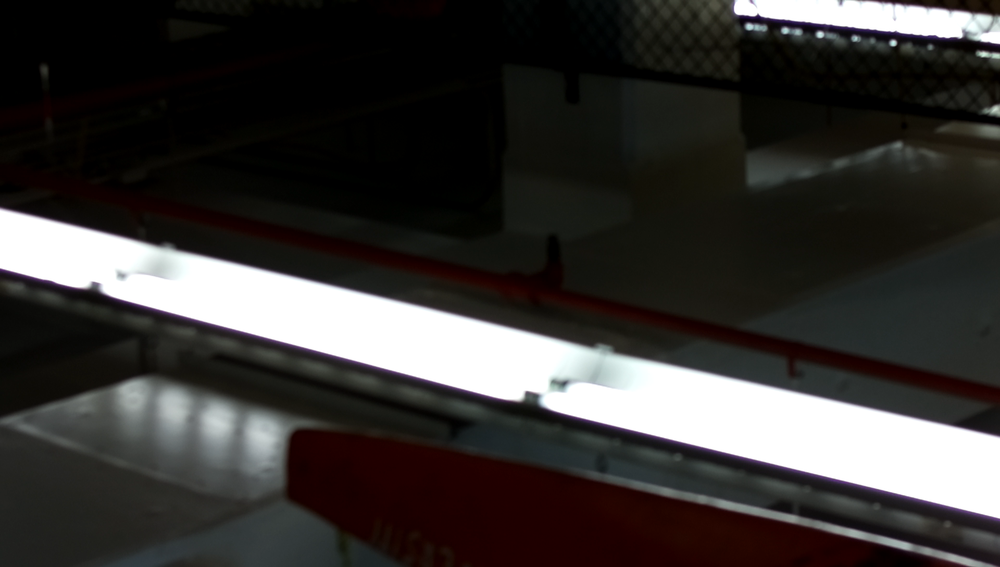
#> input picture ObjectDetection/image0.png, 1000 x 567 px, shrunk from 1920 x 1088 before the run, given in place of the camera
$ python main.py
#> lines starting #> are read from the running program, lines starting #| are printed output that depends on the picture; after the words box and inside, x2 and y2 are one past the last pixel; in counts of white or black regions, pixels touching at a corner belong together
import cv2
import numpy as np

from threading import Thread

# [6 lines of commented-out code are left out]
cv2.namedWindow('Track')

#trackbar
def track(x):
    pass
cv2.createTrackbar('Hmin', 'Track', 0, 179, track);
cv2.createTrackbar('Hmax', 'Track', 10, 179, track);
cv2.createTrackbar('Smin', 'Track', 0, 255, track);
cv2.createTrackbar('Smax', 'Track', 255, 255, track);
cv2.createTrackbar('Vmin', 'Track', 0, 255, track);
cv2.createTrackbar('Vmax', 'Track', 255, 255, track);


# for webcam
# cap = cv2.VideoCapture(0)

# for usb-camera (PS3)
cap = cv2.VideoCapture(1)

while True:
    #webcam

    _, frame = cap.read()
#> frame is the input picture: shape (567, 1000, 3); mean B, G, R 52.5, 54.4, 57.1
    hsv_frame = cv2.cvtColor(frame, cv2.COLOR_BGR2HSV)
#> hsv_frame: shape (567, 1000, 3); mean H, S, V 31.7, 83.4, 58.6

    #image = cv2.imread("buoy.jpg");
    h_min = cv2.getTrackbarPos('Hmin', 'Track')
    h_max = cv2.getTrackbarPos('Hmax', 'Track')
    s_min = cv2.getTrackbarPos('Smin', 'Track')
    s_max = cv2.getTrackbarPos('Smax', 'Track')
    v_min = cv2.getTrackbarPos('Vmin', 'Track')
    v_max = cv2.getTrackbarPos('Vmax', 'Track')
    # print(str(h_min) + " " + str(h_max) + " " + str(s_min) + " " + str(s_max) + " "+ str(v_min) + " " + str(v_max))

    lower = np.array([h_min, s_min, v_min])
    upper = np.array([h_max, s_max, v_max])
    #mask = cv2.inRange(hsvimg, lower, upper)
    mask2 = cv2.inRange(hsv_frame, lower, upper)
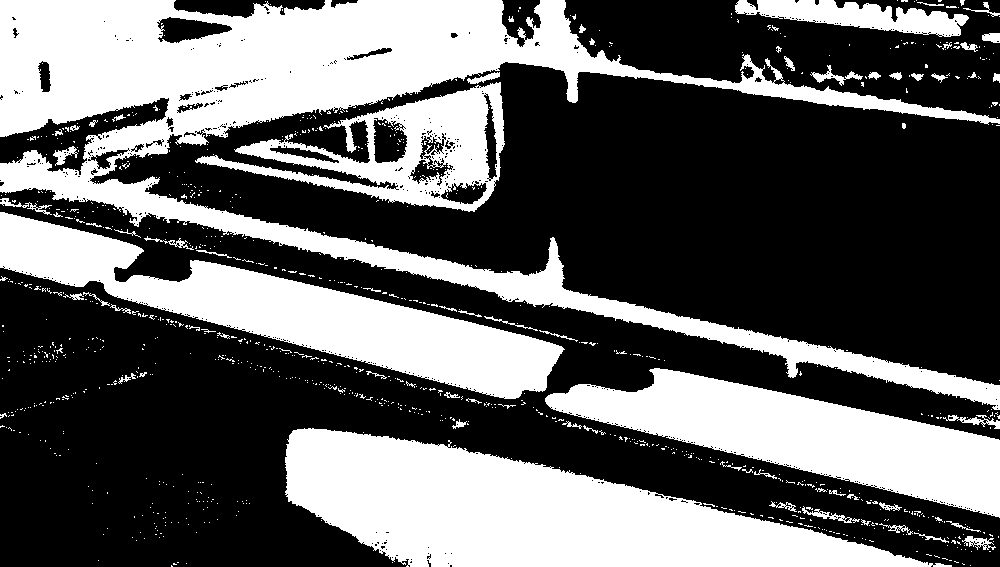
#> mask2: shape (567, 1000); 38.9% white; 969 white regions (894 under 20 px)
    cv2.imshow('Mask', mask2)

    contours, hierarchy = cv2.findContours(mask2.copy(), cv2.RETR_EXTERNAL, cv2.CHAIN_APPROX_SIMPLE)
#> contours = 929 contours, 887 with area under 20; largest, box (x1, y1, x2, y2) and area: (0, 0, 1000, 410) 85546, (285, 428, 952, 567) 47652, (0, 212, 565, 399) 31468, (545, 368, 1000, 518) 28506, (195, 82, 505, 212) 17302
    lists = list(contours)
#> lists has the same summary as contours
    lists.sort(key=cv2.contourArea, reverse=True)

    red_area = lists[0]
#> red_area = contour of 3117 points, box (x1, y1, x2, y2) (0, 0, 1000, 410), area 85546
    (xg, yg, wg, hg) = cv2.boundingRect(red_area)
#> xg = 0; yg = 0; wg = 1000; hg = 410
    cv2.rectangle(frame, (xg, yg), (xg + wg, yg + hg), (0, 255, 0), 3)
    #cv2.drawContours(frame, red_area, -1, (0, 255, 0), 3)
    #cv2.putText(frame, "Area: " + str(cv2.contourArea(red_area)), (xg, yg), cv2.FONT_HERSHEY_COMPLEX, 0.5, (255, 0, 0))

    print(str(wg*hg))
#| 410000

    red_area2 = lists[1]
#> red_area2 = contour of 643 points, box (x1, y1, x2, y2) (285, 428, 952, 567), area 47652
    (xg, yg, wg, hg) = cv2.boundingRect(red_area2)
#> xg = 285; yg = 428; wg = 667; hg = 139
    cv2.rectangle(frame, (xg, yg), (xg + wg, yg + hg), (0, 255, 0), 3)
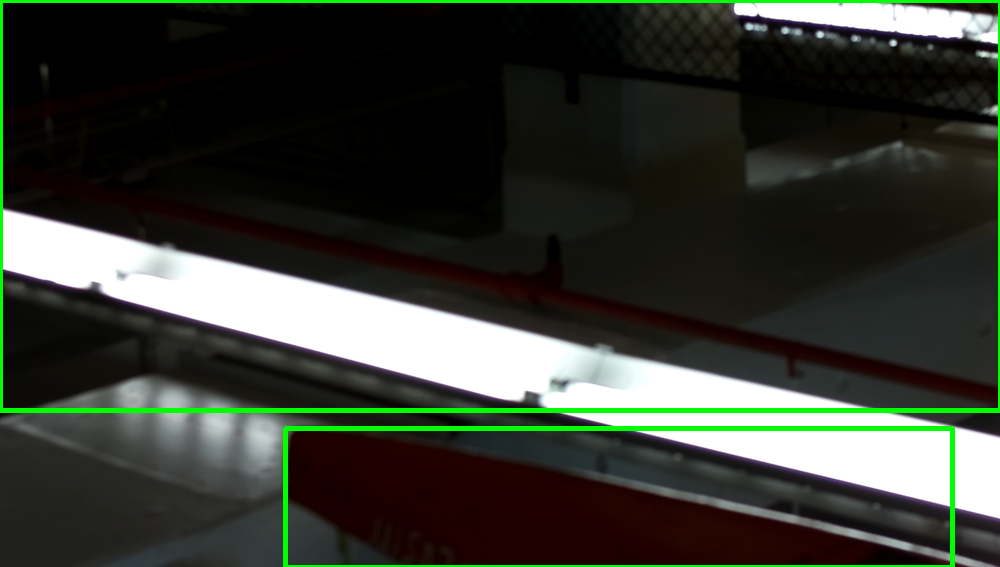
#> frame: shape (567, 1000, 3); mean B, G, R 49.8, 59, 54.4
    #cv2.drawContours(frame, red_area2, -1, (0, 255, 0), 3)
    #print(cv2.contourArea(red_area2))
    #cv2.putText(frame, "Area: " + str(cv2.contourArea(red_area2)), (xg, yg), cv2.FONT_HERSHEY_COMPLEX, 0.5, (255, 0, 0))

    cv2.imshow('Video', frame)


    #cv2.imshow('Original', image);


    if cv2.waitKey(1) & 0xFF == ord('q'):
#> (key q is pressed here)
        break

$ run again, on ObjectDetection/image1.png
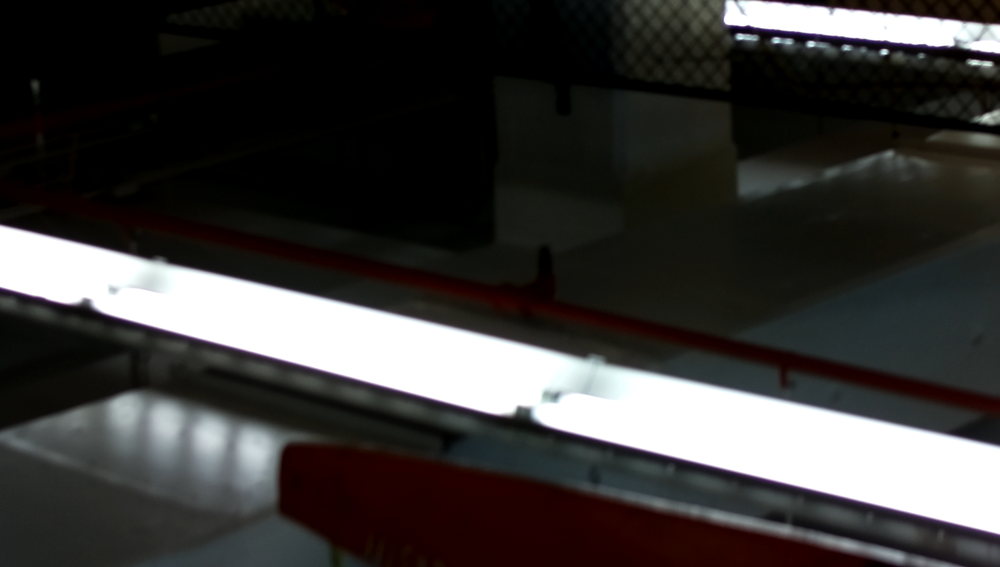
#> input picture ObjectDetection/image1.png, 1000 x 567 px, shrunk from 1920 x 1088 before the run, given in place of the camera
#> frame is the input picture: shape (567, 1000, 3); mean B, G, R 56.1, 57.5, 59.4
#> hsv_frame: shape (567, 1000, 3); mean H, S, V 34.5, 75.8, 61.5
#> `mask2 = cv2.inRange(hsv_frame, lower, upper)`:
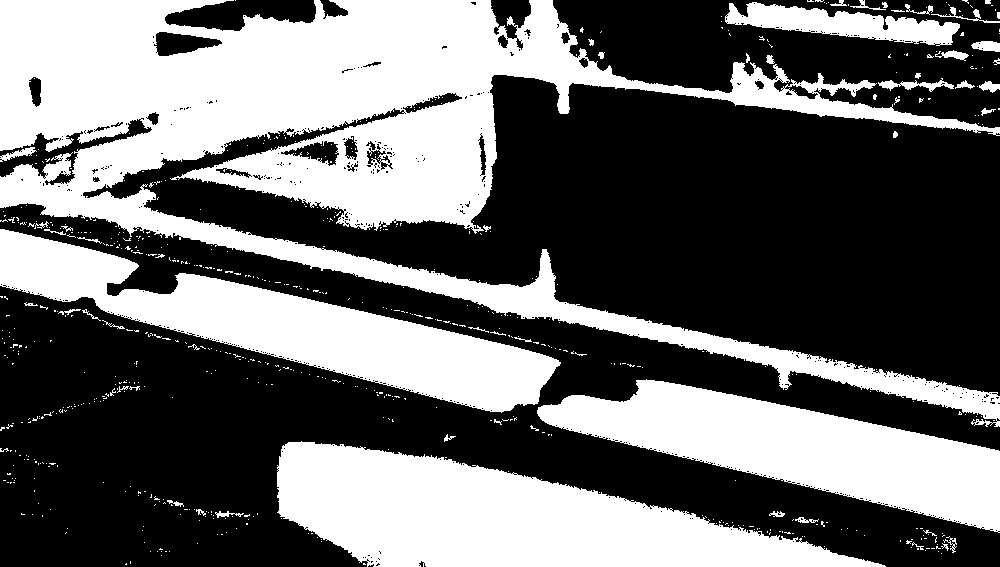
#> mask2: shape (567, 1000); 41.6% white; 650 white regions (595 under 20 px)
#> contours = 626 contours, 600 with area under 20; largest, box (x1, y1, x2, y2) and area: (0, 0, 1000, 427) 121150, (277, 441, 886, 567) 41434, (0, 229, 561, 413) 32478, (537, 379, 1000, 533) 30845, (725, 2, 960, 46) 4796
#> lists has the same summary as contours
#> red_area = contour of 3928 points, box (x1, y1, x2, y2) (0, 0, 1000, 427), area 121150
#> `(xg, yg, wg, hg) = cv2.boundingRect(red_area)`: xg = 0; wg = 1000; hg = 427
#| 427000
#> red_area2 = contour of 640 points, box (x1, y1, x2, y2) (277, 441, 886, 567), area 41434
#> `(xg, yg, wg, hg) = cv2.boundingRect(red_area2)`: xg = 277; yg = 441; wg = 609; hg = 126
#> `cv2.rectangle(frame, (xg, yg), (xg + wg, yg + hg), (0, 255, 0), 3)`:
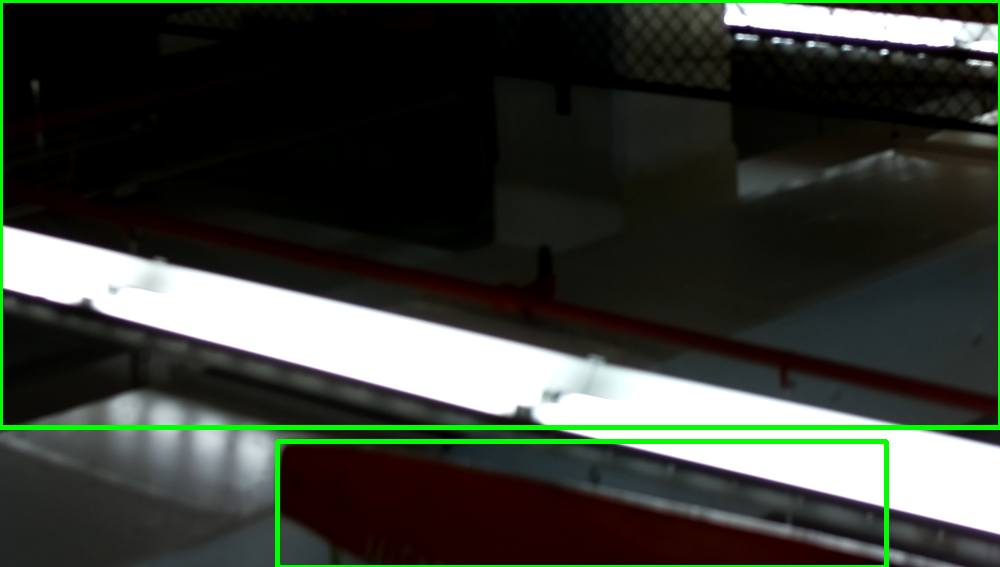
#> frame: shape (567, 1000, 3); mean B, G, R 53.6, 62, 56.8

$ run again, on ObjectDetection/image10.png
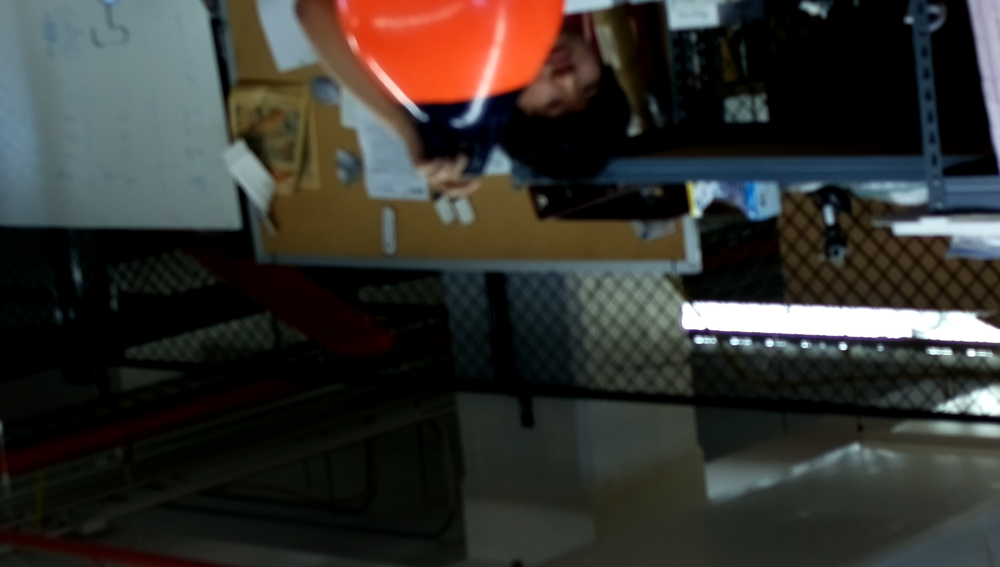
#> input picture ObjectDetection/image10.png, 1000 x 567 px, shrunk from 1920 x 1088 before the run, given in place of the camera
#> frame is the input picture: shape (567, 1000, 3); mean B, G, R 45.9, 50.2, 51.9
#> hsv_frame: shape (567, 1000, 3); mean H, S, V 48.5, 94.3, 59.8
#> `mask2 = cv2.inRange(hsv_frame, lower, upper)`:
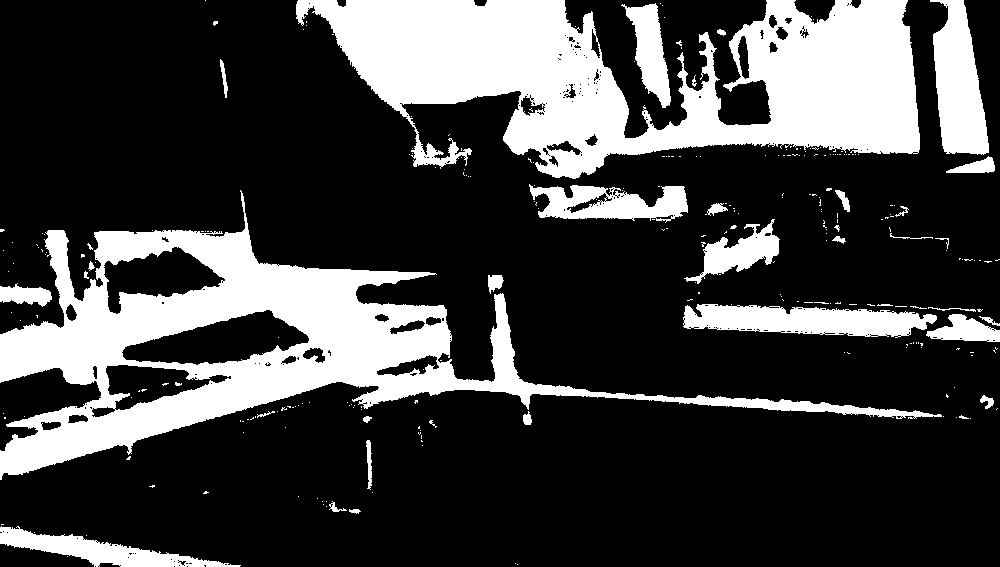
#> mask2: shape (567, 1000); 25.7% white; 273 white regions (236 under 20 px)
#> contours = 264 contours, 238 with area under 20; largest, box (x1, y1, x2, y2) and area: (0, 190, 942, 480) 69194, (296, 0, 920, 179) 60929, (930, 0, 989, 155) 5732, (683, 304, 937, 338) 5608, (529, 184, 688, 223) 3730
#> lists has the same summary as contours
#> red_area = contour of 1534 points, box (x1, y1, x2, y2) (0, 190, 942, 480), area 69194
#> `(xg, yg, wg, hg) = cv2.boundingRect(red_area)`: xg = 0; yg = 190; wg = 942; hg = 290
#| 273180
#> red_area2 = contour of 1491 points, box (x1, y1, x2, y2) (296, 0, 920, 179), area 60929
#> `(xg, yg, wg, hg) = cv2.boundingRect(red_area2)`: xg = 296; yg = 0; wg = 624; hg = 179
#> `cv2.rectangle(frame, (xg, yg), (xg + wg, yg + hg), (0, 255, 0), 3)`:
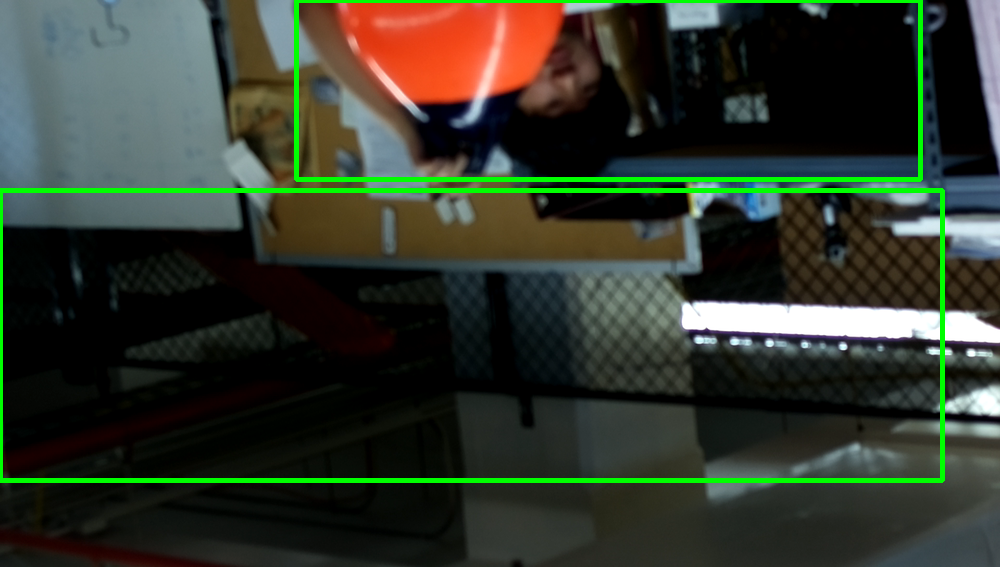
#> frame: shape (567, 1000, 3); mean B, G, R 43.8, 56.4, 49.8

$ run again, on ObjectDetection/image11.png
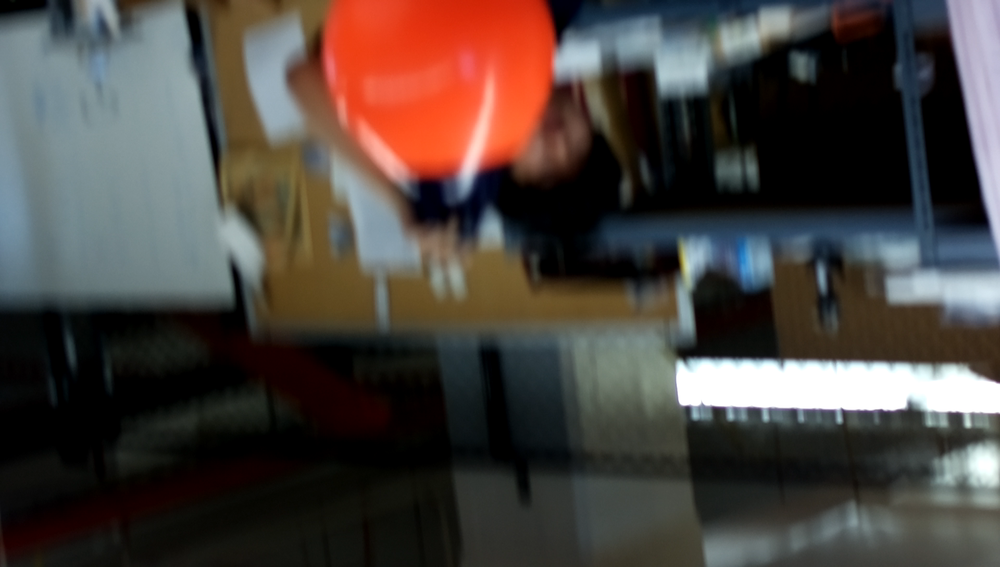
#> input picture ObjectDetection/image11.png, 1000 x 567 px, shrunk from 1920 x 1088 before the run, given in place of the camera
#> frame is the input picture: shape (567, 1000, 3); mean B, G, R 62.3, 66.7, 74.6
#> hsv_frame: shape (567, 1000, 3); mean H, S, V 49.9, 90.9, 82.8
#> `mask2 = cv2.inRange(hsv_frame, lower, upper)`:
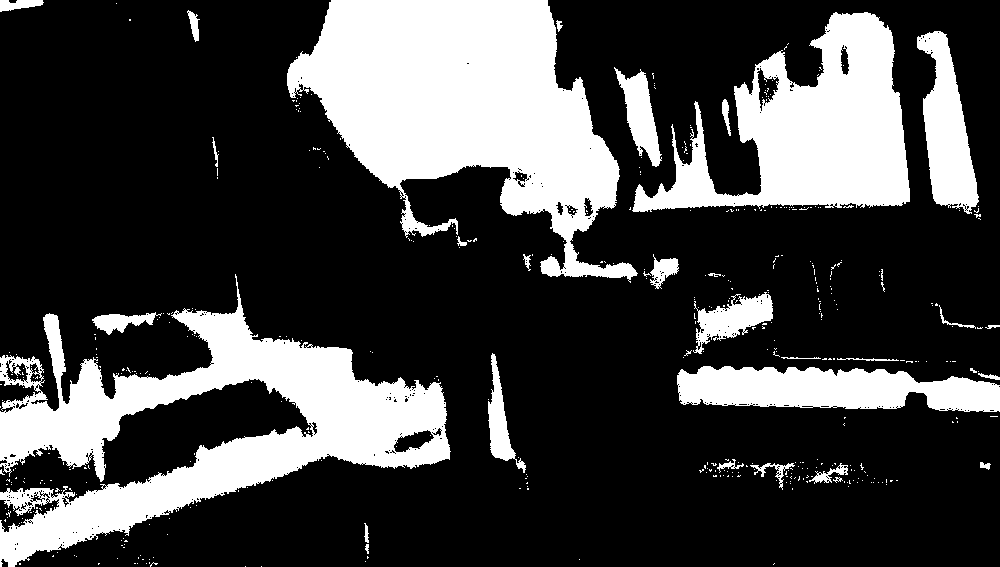
#> mask2: shape (567, 1000); 26.7% white; 452 white regions (422 under 20 px)
#> contours = 424 contours, 399 with area under 20; largest, box (x1, y1, x2, y2) and area: (287, 0, 638, 283) 50787, (0, 274, 451, 567) 45094, (632, 12, 910, 212) 27409, (677, 366, 1000, 412) 10576, (917, 31, 979, 214) 5948
#> lists has the same summary as contours
#> red_area = contour of 946 points, box (x1, y1, x2, y2) (287, 0, 638, 283), area 50787
#> `(xg, yg, wg, hg) = cv2.boundingRect(red_area)`: xg = 287; yg = 0; wg = 351; hg = 283
#| 99333
#> red_area2 = contour of 2269 points, box (x1, y1, x2, y2) (0, 274, 451, 567), area 45094
#> `(xg, yg, wg, hg) = cv2.boundingRect(red_area2)`: xg = 0; yg = 274; wg = 451; hg = 293
#> `cv2.rectangle(frame, (xg, yg), (xg + wg, yg + hg), (0, 255, 0), 3)`:
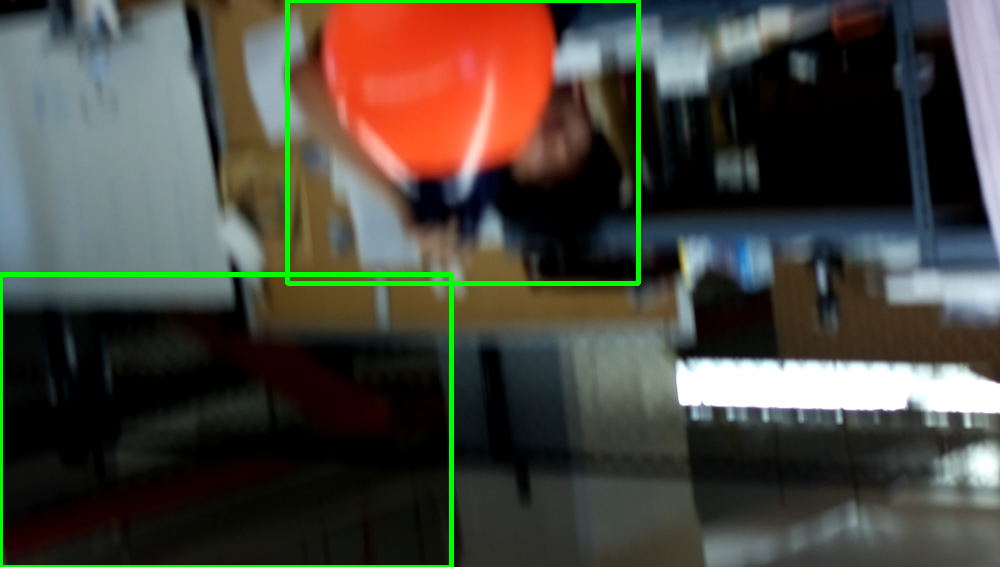
#> frame: shape (567, 1000, 3); mean B, G, R 61.3, 70.4, 73.1
